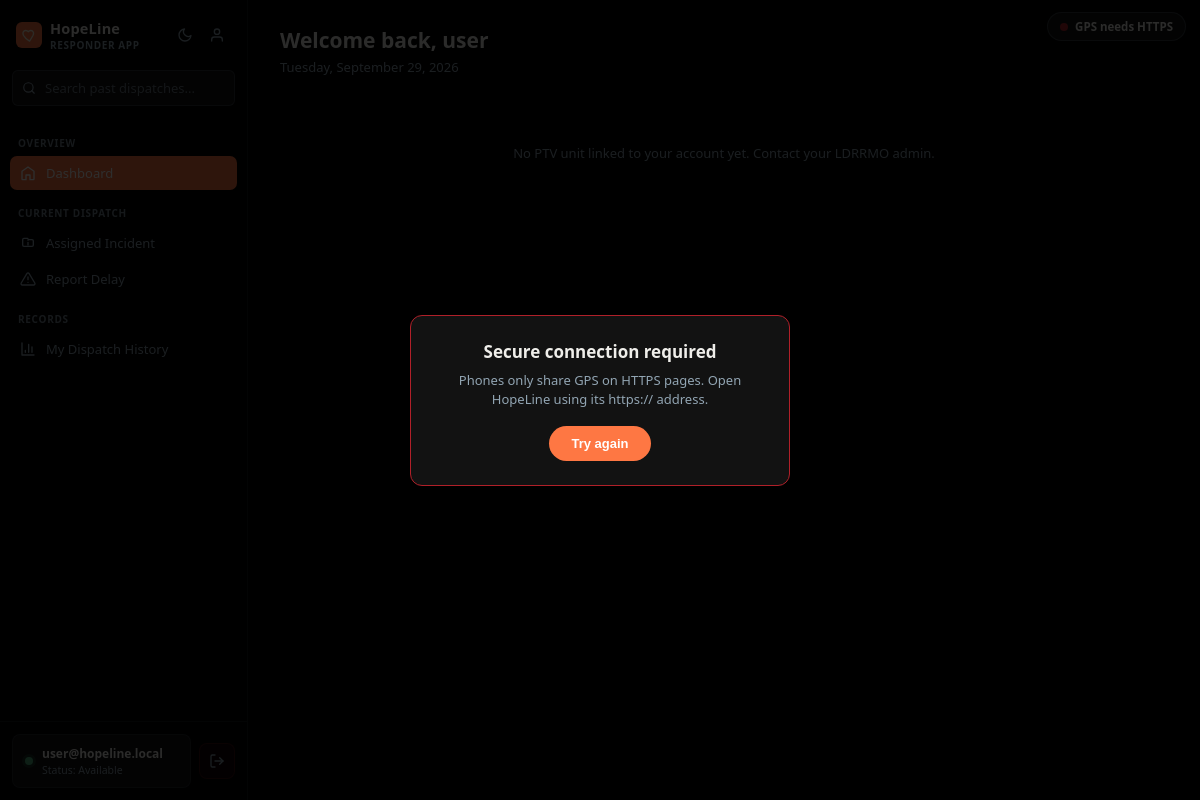
The page /app/responder/dashboard.php (signed in) on the database as committed earlier.
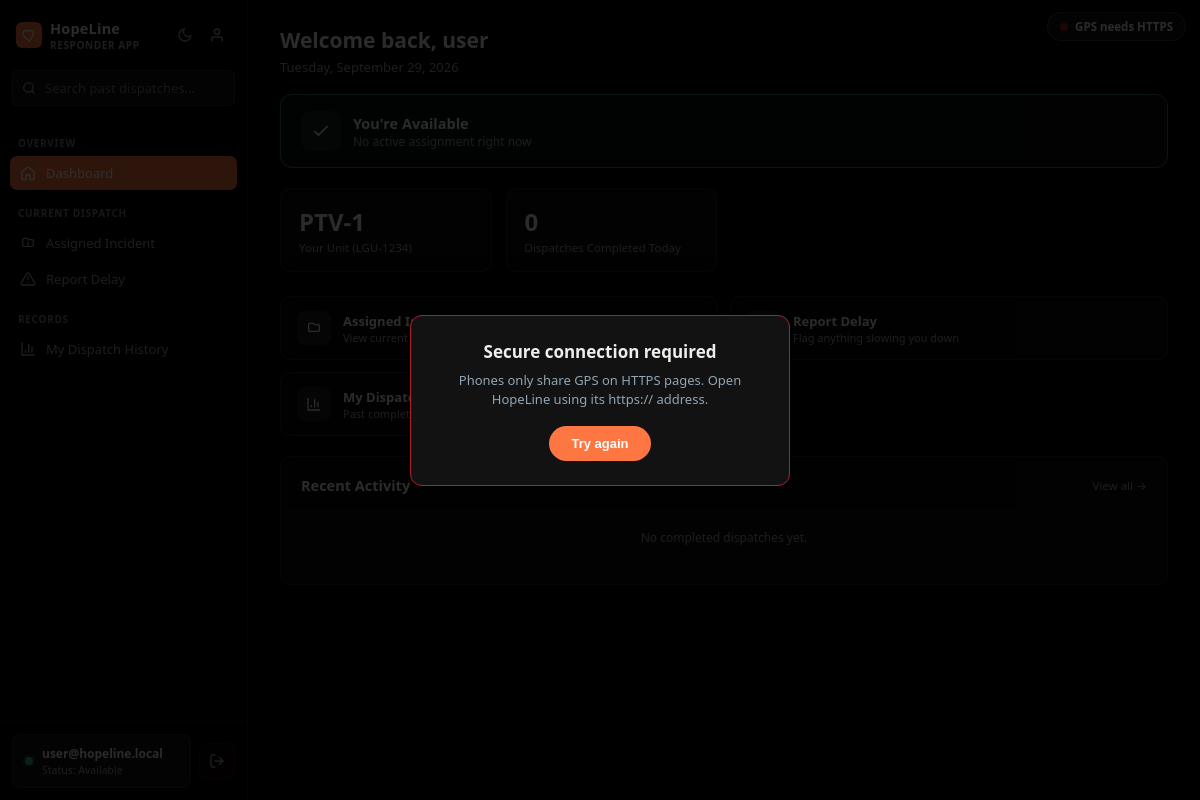
The same page on the database as committed later.
### tables this page shows
CREATE TABLE `ptv_units` (
  `id`               int(11)       NOT NULL AUTO_INCREMENT,
  `unit_name`        varchar(100)  NOT NULL,
  `plate_no`         varchar(20)   DEFAULT NULL,
  `driver_name`      varchar(150)  DEFAULT NULL,
  `responder_id`     int(11)       DEFAULT NULL,
  `status`           enum('Available','En Route','On Site','Returning','Offline') NOT NULL DEFAULT 'Available',
  `archived_at`      datetime      DEFAULT NULL,
  `current_lat`      decimal(10,7) DEFAULT NULL,
  `current_lng`      decimal(10,7) DEFAULT NULL,
  `last_location_at` datetime      DEFAULT NULL,
  `gps_accuracy`     float         DEFAULT NULL,
  `gps_heading`      float         DEFAULT NULL,
  `gps_speed`        float         DEFAULT NULL,
  `updated_at`       datetime      DEFAULT current_timestamp() ON UPDATE current_timestamp(),
  `created_at`       datetime      DEFAULT current_timestamp(),
  PRIMARY KEY (`id`),
  KEY `idx_units_responder` (`responder_id`),
  KEY `idx_units_status` (`status`),
  KEY `idx_units_archived_at` (`archived_at`),
  CONSTRAINT `fk_units_responder`
    FOREIGN KEY (`responder_id`) REFERENCES `users` (`id`)
    ON UPDATE RESTRICT ON DELETE SET NULL
);

### app/responder/dashboard.php (the view, shortened to what the changed rows need)
<?php
require_once __DIR__ . '/../../config/config.php';
$unitStmt = $pdo->prepare("SELECT * FROM ptv_units WHERE responder_id = ? LIMIT 1");
$unitStmt->execute([$_SESSION['user_id']]);
$unit = $unitStmt->fetch(PDO::FETCH_ASSOC);
$dispatch = null;
$activeDelay = null;
$todayCount = 0;
$recentHistory = [];
if ($unit) {
    $dStmt = $pdo->prepare("
        SELECT d.*, c.clip_ref, c.barangay, c.incident_type, c.severity
        FROM dispatch d
        JOIN clip_reports c ON c.id = d.clip_report_id
        WHERE d.unit_id = ? AND d.status IN ('assigned','en_route','on_site','returning')
        ORDER BY d.dispatched_at DESC, d.id DESC LIMIT 1
    ");
    $dStmt->execute([$unit['id']]);
    $dispatch = $dStmt->fetch(PDO::FETCH_ASSOC);
    $todayStmt = $pdo->prepare("SELECT COUNT(*) FROM dispatch WHERE unit_id = ? AND status = 'resolved' AND DATE(resolved_at) = CURDATE()");
    $todayStmt->execute([$unit['id']]);
    $todayCount = $todayStmt->fetchColumn();
    $histStmt = $pdo->prepare("
        SELECT d.*, c.clip_ref, c.barangay, c.incident_type, c.severity,
               TIMESTAMPDIFF(SECOND, d.departed_at, d.arrived_at) AS travel_seconds
        FROM dispatch d
        JOIN clip_reports c ON c.id = d.clip_report_id
        WHERE d.unit_id = ? AND d.status = 'resolved'
        ORDER BY d.resolved_at DESC LIMIT 3
    ");
    $histStmt->execute([$unit['id']]);
    $recentHistory = $histStmt->fetchAll(PDO::FETCH_ASSOC);
}
?>
<!DOCTYPE html>
<html lang="en">
<head>
<link rel="stylesheet" href="<?php echo BASE_URL; ?>/assets/css/app.css">
</head>
<body>
<main class="main">
    <div class="page-head">
        <h1>Welcome back<?php echo isset($_SESSION['email']) ? ', ' . htmlspecialchars(explode('@', $_SESSION['email'])[0]) : ''; ?></h1>
        <p><?php echo date('l, F j, Y'); ?></p>
    </div>
    <?php if (!$unit): ?>
        <div class="empty-state">No PTV unit linked to your account yet. Contact your LDRRMO admin.</div>
    <?php else: ?>
        <?php if ($dispatch): ?>
            <?php
           $bannerClass = ['assigned' => 'assigned', 'en_route' => 'en-route', 'on_site' => 'on-site', 'returning' => 'returning'][$dispatch['status']];
$ctaLabel = ['assigned' => 'Depart Now', 'en_route' => 'Mark Arrived', 'on_site' => 'View Status', 'returning' => 'Back to Command Center'][$dispatch['status']];
$statusText = ['assigned' => 'Awaiting departure', 'en_route' => 'En route', 'on_site' => 'On site', 'returning' => 'Returning to command center'][$dispatch['status']];
            ?>
            <div class="status-banner <?php echo $bannerClass; ?>">
                <div class="left">
                    <div class="icon-wrap">
                        <svg viewBox="0 0 24 24" fill="none" stroke="currentColor" stroke-width="2"><path d="M4 15V7a2 2 0 0 1 2-2h5l2 2h5a2 2 0 0 1 2 2v6a2 2 0 0 1-2 2H6a2 2 0 0 1-2-2z"/></svg>
                    </div>
                    <div>
                        <div class="title"><?php echo htmlspecialchars($dispatch['incident_type']); ?> — <?php echo htmlspecialchars($dispatch['barangay']); ?></div>
                        <div class="sub"><?php echo htmlspecialchars($dispatch['clip_ref']); ?> · <?php echo $statusText; ?></div>
                        <?php if ($activeDelay): ?><div class="delay-note">⚠ Active delay: <?php echo htmlspecialchars($activeDelay['reason']); ?></div><?php endif; ?>
                    </div>
                </div>
                <a href="<?php echo BASE_URL; ?>/app/responder/assignment.php" class="btn-inline"><?php echo $ctaLabel; ?></a>
            </div>
        <?php else: ?>
            <div class="status-banner available">
                <div class="left">
                    <div class="icon-wrap">
                        <svg viewBox="0 0 24 24" fill="none" stroke="currentColor" stroke-width="2"><path d="M20 6 9 17l-5-5"/></svg>
                    </div>
                    <div>
                        <div class="title">You're Available</div>
                        <div class="sub">No active assignment right now</div>
                    </div>
                </div>
            </div>
        <?php endif; ?>
        <div class="stats-grid">
            <div class="stat-card">
                <div class="stat-value"><?php echo htmlspecialchars($unit['unit_name']); ?></div>
                <div class="stat-label">Your Unit (<?php echo htmlspecialchars($unit['plate_no']); ?>)</div>
            </div>
            <div class="stat-card">
                <div class="stat-value"><?php echo $todayCount; ?></div>
                <div class="stat-label">Dispatches Completed Today</div>
            </div>
        </div>
        <div class="quick-links">
            <a href="<?php echo BASE_URL; ?>/app/responder/assignment.php" class="quick-link">
                <div class="qi"><svg viewBox="0 0 24 24" fill="none" stroke="currentColor" stroke-width="2"><path d="M4 15V7a2 2 0 0 1 2-2h5l2 2h5a2 2 0 0 1 2 2v6a2 2 0 0 1-2 2H6a2 2 0 0 1-2-2z"/></svg></div>
                <div><div class="qt">Assigned Incident</div><div class="qs">View current dispatch details</div></div>
            </a>
            <a href="<?php echo BASE_URL; ?>/app/responder/report-delay.php" class="quick-link">
                <div class="qi"></div>
                <div><div class="qt">Report Delay</div><div class="qs">Flag anything slowing you down</div></div>
            </a>
            <a href="<?php echo BASE_URL; ?>/app/responder/my-history.php" class="quick-link">
                <div class="qi"><svg viewBox="0 0 24 24" fill="none" stroke="currentColor" stroke-width="2"><path d="M3 3v18h18"/><path d="M18 17V9M13 17V5M8 17v-3"/></svg></div>
                <div><div class="qt">My Dispatch History</div><div class="qs">Past completed dispatches</div></div>
            </a>
        </div>
        <div class="card">
            <div class="card-header">
                <h2>Recent Activity</h2>
                <a href="<?php echo BASE_URL; ?>/app/responder/my-history.php">View all →</a>
            </div>
            <?php if (empty($recentHistory)): ?>
                <div class="empty-mini">No completed dispatches yet.</div>
            <?php endif; ?>
        </div>
    <?php endif; ?>
</main>
</body>
</html>

Rows that differ between the two databases and show on the page:
added ptv_units: unit_name "PTV-1", plate_no "LGU-1234"
Other text that changed with them:
$todayCount: (not shown) → "0"
text no longer shown: "No PTV unit linked to your account yet. Contact your LDRRMO admin."
text now shown: "You're Available No active assignment right now Your Unit ( ) Dispatches Completed Today Assigned Incident View current… Report Delay Flag anything slowing you down My Dispatch History Past completed… Recent Activity View all → No completed dispatches yet."
